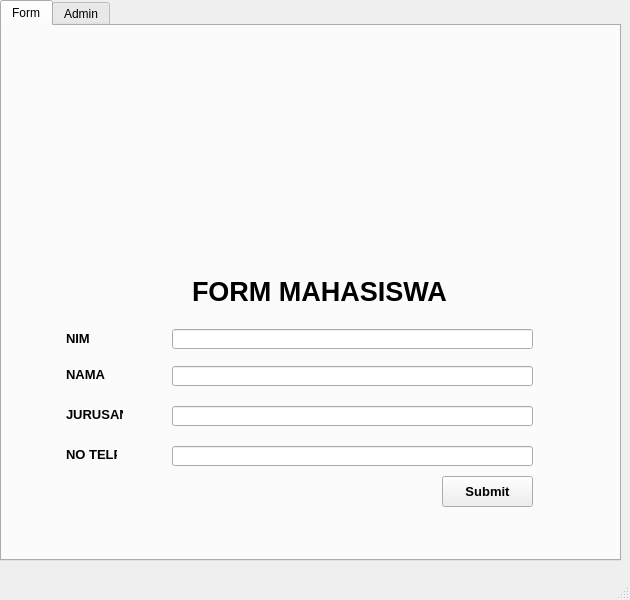
<?xml version="1.0" encoding="UTF-8"?>
<ui version="4.0">
 <class>MainWindow</class>
 <widget class="QMainWindow" name="MainWindow">
  <property name="geometry">
   <rect>
    <x>0</x>
    <y>0</y>
    <width>630</width>
    <height>600</height>
   </rect>
  </property>
  <property name="windowTitle">
   <string>MainWindow</string>
  </property>
  <widget class="QWidget" name="centralwidget">
   <widget class="QTabWidget" name="tabWidget">
    <property name="geometry">
     <rect>
      <x>0</x>
      <y>0</y>
      <width>621</width>
      <height>561</height>
     </rect>
    </property>
    <property name="currentIndex">
     <number>0</number>
    </property>
    <widget class="QWidget" name="tab">
     <attribute name="title">
      <string>Form</string>
     </attribute>
     <widget class="QLineEdit" name="txtJurusan">
      <property name="geometry">
       <rect>
        <x>170</x>
        <y>380</y>
        <width>361</width>
        <height>20</height>
       </rect>
      </property>
     </widget>
     <widget class="QLabel" name="NAMA">
      <property name="geometry">
       <rect>
        <x>64</x>
        <y>340</y>
        <width>39</width>
        <height>16</height>
       </rect>
      </property>
      <property name="font">
       <font>
        <pointsize>10</pointsize>
        <weight>75</weight>
        <bold>true</bold>
       </font>
      </property>
      <property name="text">
       <string>NAMA</string>
      </property>
     </widget>
     <widget class="QLabel" name="label">
      <property name="geometry">
       <rect>
        <x>190</x>
        <y>250</y>
        <width>271</width>
        <height>31</height>
       </rect>
      </property>
      <property name="font">
       <font>
        <pointsize>20</pointsize>
        <weight>75</weight>
        <bold>true</bold>
       </font>
      </property>
      <property name="text">
       <string>FORM MAHASISWA</string>
      </property>
     </widget>
     <widget class="QLabel" name="NO_TELP">
      <property name="geometry">
       <rect>
        <x>64</x>
        <y>420</y>
        <width>51</width>
        <height>16</height>
       </rect>
      </property>
      <property name="font">
       <font>
        <pointsize>10</pointsize>
        <weight>75</weight>
        <bold>true</bold>
       </font>
      </property>
      <property name="text">
       <string>NO TELP</string>
      </property>
     </widget>
     <widget class="QLineEdit" name="txtNim">
      <property name="geometry">
       <rect>
        <x>170</x>
        <y>303</y>
        <width>361</width>
        <height>20</height>
       </rect>
      </property>
     </widget>
     <widget class="QLineEdit" name="txtNama">
      <property name="geometry">
       <rect>
        <x>170</x>
        <y>340</y>
        <width>361</width>
        <height>20</height>
       </rect>
      </property>
     </widget>
     <widget class="QLabel" name="JURUSAN">
      <property name="geometry">
       <rect>
        <x>64</x>
        <y>380</y>
        <width>57</width>
        <height>16</height>
       </rect>
      </property>
      <property name="font">
       <font>
        <pointsize>10</pointsize>
        <weight>75</weight>
        <bold>true</bold>
       </font>
      </property>
      <property name="text">
       <string>JURUSAN</string>
      </property>
     </widget>
     <widget class="QLineEdit" name="txtNo">
      <property name="geometry">
       <rect>
        <x>170</x>
        <y>420</y>
        <width>361</width>
        <height>20</height>
       </rect>
      </property>
     </widget>
     <widget class="QPushButton" name="btnSubmit">
      <property name="geometry">
       <rect>
        <x>440</x>
        <y>450</y>
        <width>91</width>
        <height>31</height>
       </rect>
      </property>
      <property name="font">
       <font>
        <pointsize>10</pointsize>
        <weight>75</weight>
        <bold>true</bold>
       </font>
      </property>
      <property name="text">
       <string>Submit</string>
      </property>
     </widget>
     <widget class="QLabel" name="NIM">
      <property name="geometry">
       <rect>
        <x>64</x>
        <y>304</y>
        <width>24</width>
        <height>16</height>
       </rect>
      </property>
      <property name="font">
       <font>
        <pointsize>10</pointsize>
        <weight>75</weight>
        <bold>true</bold>
       </font>
      </property>
      <property name="text">
       <string>NIM</string>
      </property>
     </widget>
     <widget class="QLabel" name="label_6">
      <property name="geometry">
       <rect>
        <x>220</x>
        <y>30</y>
        <width>191</width>
        <height>211</height>
       </rect>
      </property>
      <property name="text">
       <string/>
      </property>
      <property name="pixmap">
       <pixmap>E:/Ripki Alfinnur/ITTP/logo ittp.png</pixmap>
      </property>
     </widget>
    </widget>
    <widget class="QWidget" name="tab_2">
     <attribute name="title">
      <string>Admin</string>
     </attribute>
     <widget class="QLabel" name="label_2">
      <property name="geometry">
       <rect>
        <x>200</x>
        <y>220</y>
        <width>201</width>
        <height>41</height>
       </rect>
      </property>
      <property name="font">
       <font>
        <pointsize>20</pointsize>
        <weight>75</weight>
        <bold>true</bold>
       </font>
      </property>
      <property name="text">
       <string>LOGIN ADMIN</string>
      </property>
     </widget>
     <widget class="QLabel" name="label_3">
      <property name="geometry">
       <rect>
        <x>200</x>
        <y>0</y>
        <width>211</width>
        <height>211</height>
       </rect>
      </property>
      <property name="text">
       <string/>
      </property>
      <property name="pixmap">
       <pixmap>E:/Ripki Alfinnur/ITTP/logo ittp.png</pixmap>
      </property>
     </widget>
     <widget class="QLabel" name="Username">
      <property name="geometry">
       <rect>
        <x>71</x>
        <y>291</y>
        <width>64</width>
        <height>16</height>
       </rect>
      </property>
      <property name="font">
       <font>
        <pointsize>10</pointsize>
        <weight>75</weight>
        <bold>true</bold>
       </font>
      </property>
      <property name="text">
       <string>Username</string>
      </property>
     </widget>
     <widget class="QLineEdit" name="txtUname">
      <property name="geometry">
       <rect>
        <x>141</x>
        <y>291</y>
        <width>361</width>
        <height>20</height>
       </rect>
      </property>
     </widget>
     <widget class="QPushButton" name="Login">
      <property name="geometry">
       <rect>
        <x>420</x>
        <y>360</y>
        <width>81</width>
        <height>31</height>
       </rect>
      </property>
      <property name="font">
       <font>
        <pointsize>10</pointsize>
        <weight>75</weight>
        <bold>true</bold>
       </font>
      </property>
      <property name="text">
       <string>Login</string>
      </property>
     </widget>
     <widget class="QLabel" name="Password">
      <property name="geometry">
       <rect>
        <x>71</x>
        <y>331</y>
        <width>63</width>
        <height>16</height>
       </rect>
      </property>
      <property name="font">
       <font>
        <pointsize>10</pointsize>
        <weight>75</weight>
        <bold>true</bold>
       </font>
      </property>
      <property name="text">
       <string>Password</string>
      </property>
     </widget>
     <widget class="QLineEdit" name="txtPass">
      <property name="geometry">
       <rect>
        <x>140</x>
        <y>331</y>
        <width>361</width>
        <height>20</height>
       </rect>
      </property>
     </widget>
    </widget>
   </widget>
  </widget>
  <widget class="QMenuBar" name="menubar">
   <property name="geometry">
    <rect>
     <x>0</x>
     <y>0</y>
     <width>630</width>
     <height>21</height>
    </rect>
   </property>
  </widget>
  <widget class="QStatusBar" name="statusbar"/>
 </widget>
 <resources/>
 <connections/>
</ui>
